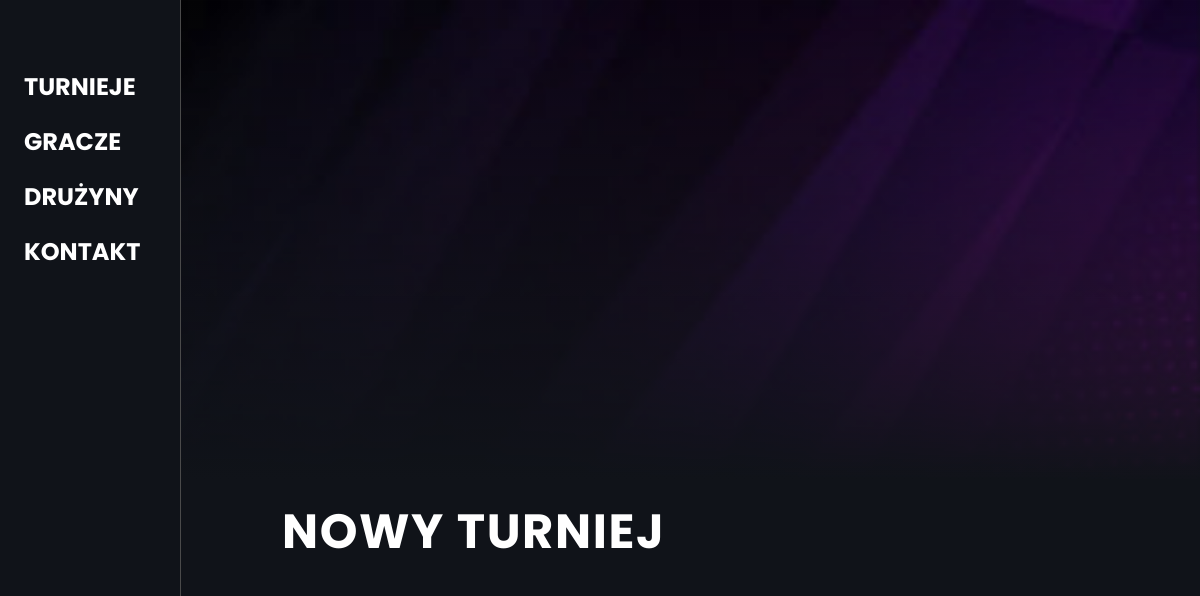
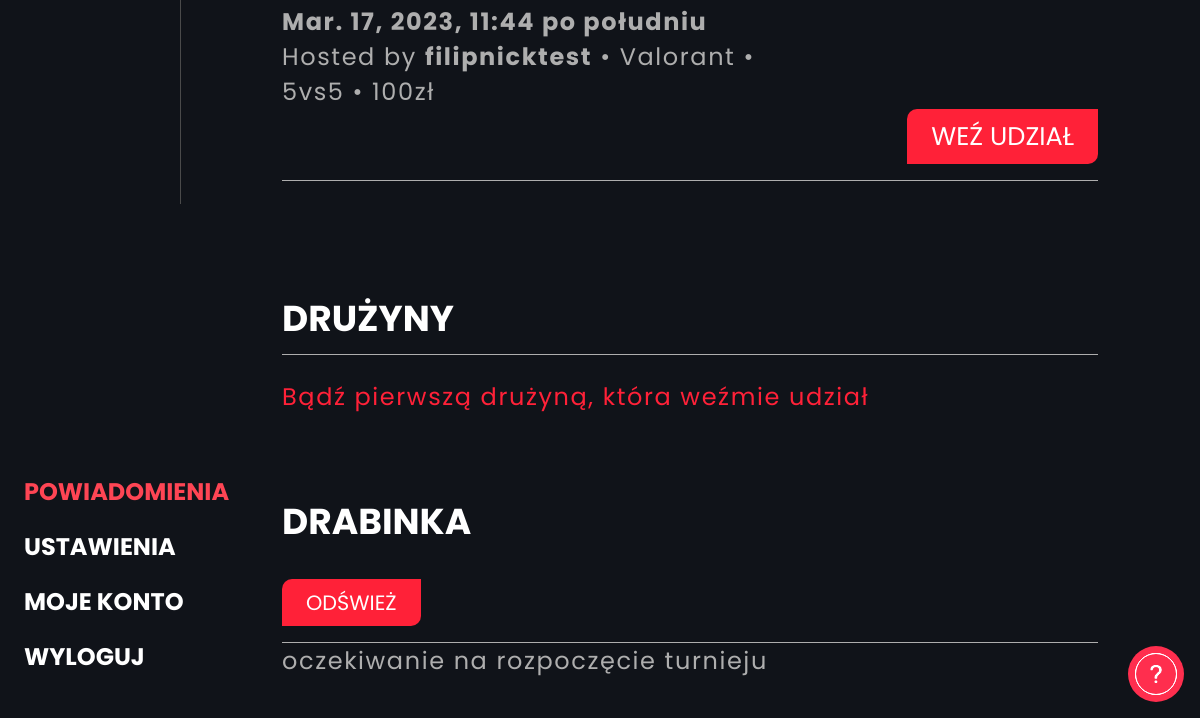
The app's page /tournament/Nowy turniej/ (signed in), older data (2 pictures, top to bottom).
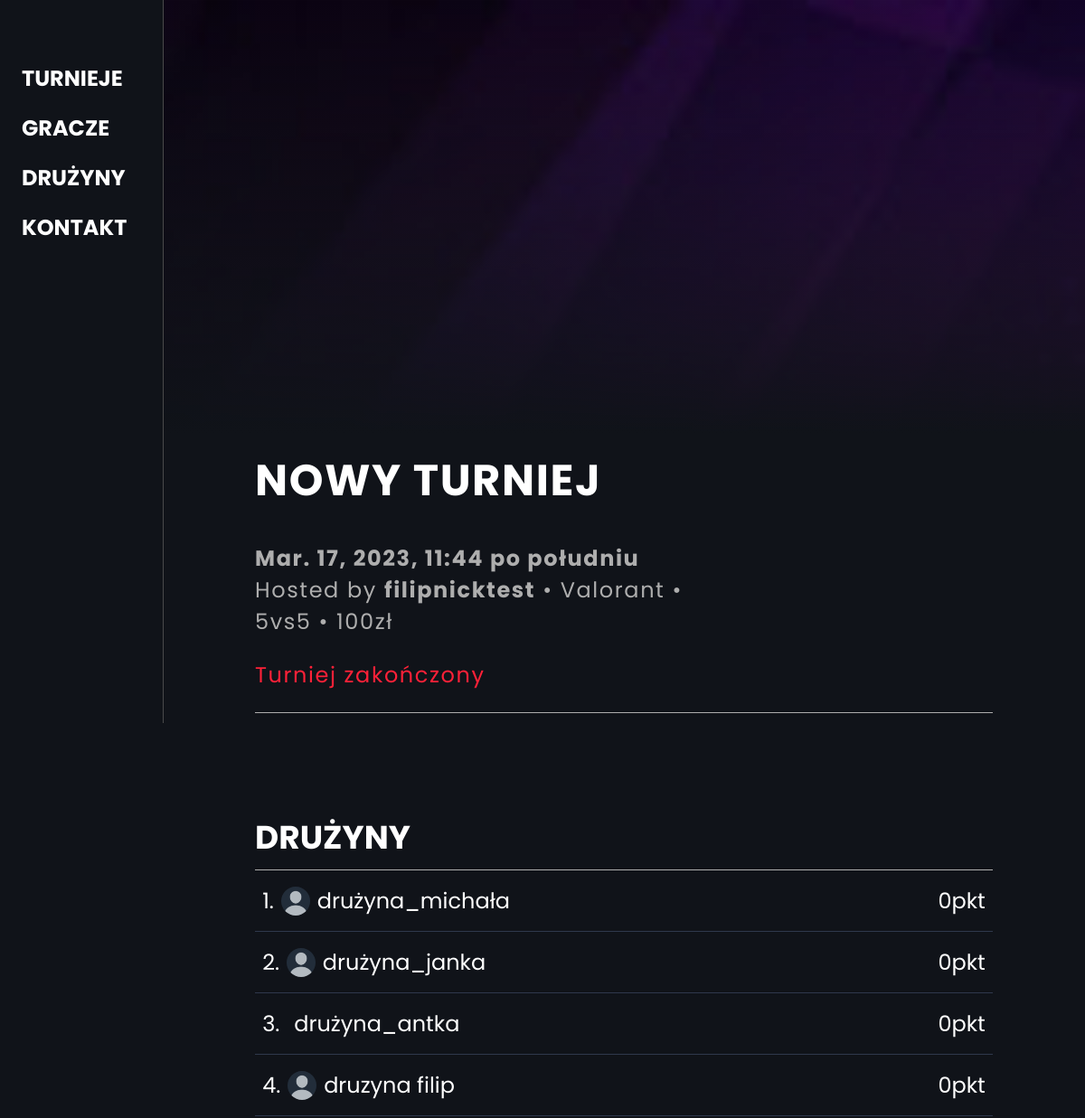
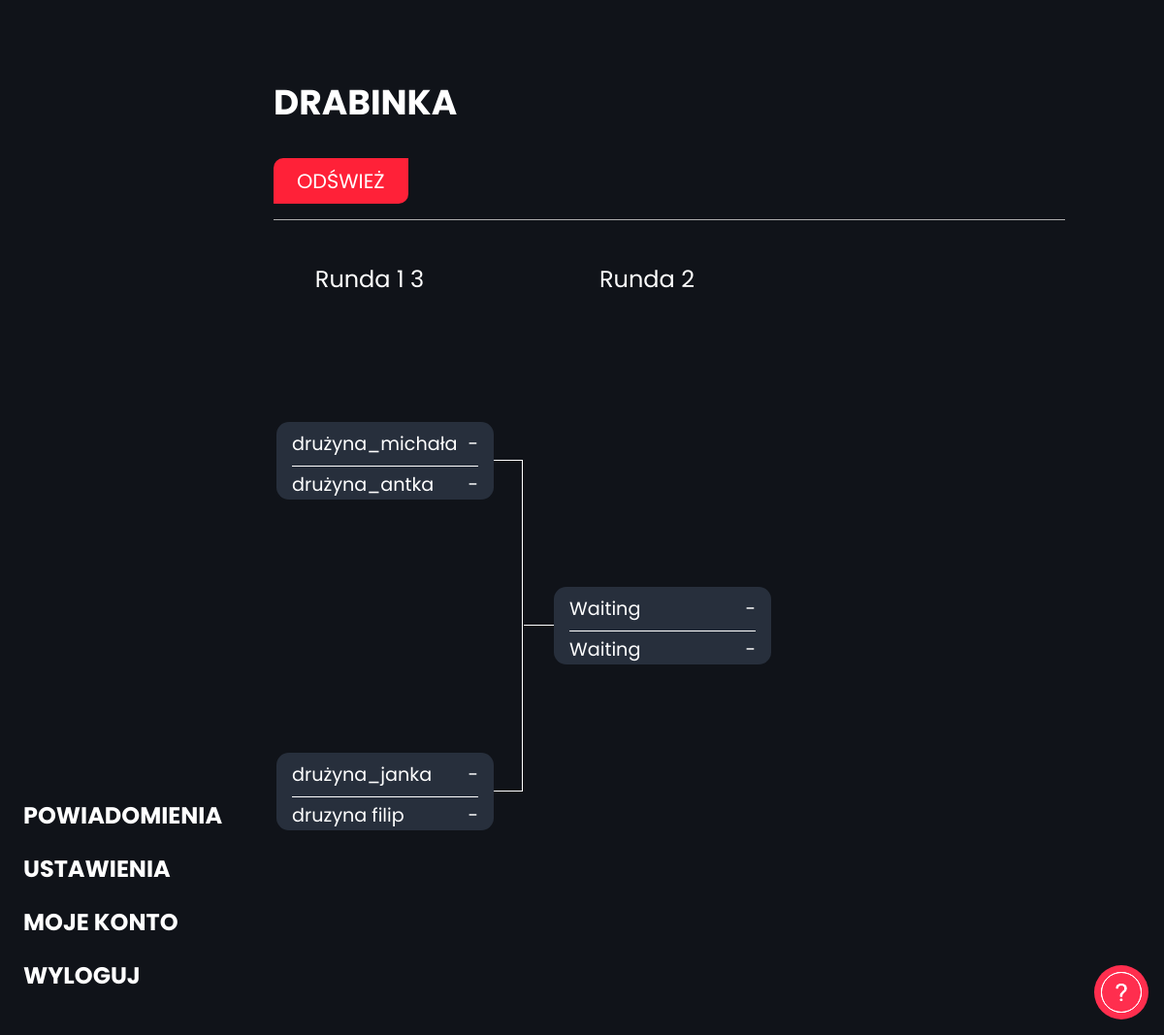
The same page, newer data (2 pictures, top to bottom).
### backend/models.py (models this page shows, shortened)
class Team(models.Model):
    nazwa = models.CharField(max_length=100)
    opis = models.CharField(max_length=200, null=True, blank=True)
    zdjecie = models.ImageField(upload_to='images/', null=True, blank=True, default="images/1.png")
    creator = models.EmailField()
    punkty = models.IntegerField(default=0)
    add_players = models.ManyToManyField('CustomUser', related_name="add_players", null=True, blank=True)
    waiting_list = models.ManyToManyField('CustomUser', related_name="waiting_list", null=True, blank=True)
    remove_players = models.ManyToManyField('CustomUser', related_name="remove_players", null=True, blank=True)
    volunteers = models.ManyToManyField('CustomUser', related_name="volunteers", null=True, blank=True)
    def __str__(self):
        return self.nazwa

class Rozgrywki(models.Model):
    nazwa_rozgrywki = models.CharField(max_length=100)
    nazwa_turnieju = models.CharField(max_length=100)
    druzyna1 = models.CharField(max_length=100, null=True, blank=True)
    druzyna2 = models.CharField(max_length=100, null=True, blank=True)
    winner = models.CharField(max_length=100, null=True, blank=True)
    mecz = models.IntegerField(null=True, blank=True)
    faza = models.IntegerField(null=True, blank=True)
    screen_druzyna1 = models.ImageField(upload_to='images/', null=True, blank=True)
    screen_druzyna2 = models.ImageField(upload_to='images/', null=True, blank=True)
    kto_wygral_druzyna1 = models.CharField(max_length=100, null=True, blank=True)
    kto_wygral_druzyna2 = models.CharField(max_length=100, null=True, blank=True)
    message = models.ManyToManyField('Message', null=True, blank=True)

### frontend/views.py (the view, shortened to what this page needs)
# urls.py: path("tournament/<tournamentname>/", tournament_site, name="tournament_site"),
def tournament_site(request, tournamentname):
    teams = []
    rozgrywki = Rozgrywki.objects.filter(nazwa_turnieju=tournamentname)
    tournament = Tournament.objects.get(nazwa=tournamentname)
    print("------------------"+str(int(math.log2(len(tournament.rozgrywki.all())+1) )))
    creator = CustomUser.objects.get(email=tournament.creator)
    template = loader.get_template('frontend/tournament.html')
    if request.user.is_authenticated:
        teams = Team.objects.filter(creator = request.user.email)
    rozgrywki = Rozgrywki.objects.filter(nazwa_turnieju=tournament.nazwa)
    context = {
        "tournament":tournament,
        "teams": teams,
        "rozgrywki": rozgrywki,
        "creator": creator,
        "zapisana_druzyna": None,
        "rozgrywki": None,
    }
    if request.user.is_authenticated:
        if rozgrywki != "":
            context["rozgrywki"]=rozgrywki
        context['teams']=teams
        for x in tournament.druzyny.all():
            if x.creator == request.user.email:
                context['zapisana_druzyna']=x
    return HttpResponse(template.render(context, request))

### backend/models.py (called while the page is built)
    def __str__(self):
        return self.username

    def __str__(self):
        return self.nazwa

### frontend/templatetags/post_tags.py (called while the page is built)
@register.simple_tag(takes_context=True)
def notification(context):
    user = context['user']
    if user.is_authenticated:
        powiadomienia = Powiadomienia.objects.filter(user=user)
        return powiadomienia.count()
    else:
        return "0"

@register.simple_tag(takes_context=True)
def notification_class(context):
    user = context['user']
    if user.is_authenticated:
        powiadomienia = Powiadomienia.objects.filter(user=user)
        if powiadomienia.count() > 0:
            return "redcolor"
        else:
            return ""
    else:
        return ""

### frontend/templates/frontend/tournament.html (shortened to what the changed rows need)
{% extends 'frontend/base.html' %}
{% block content %}
    <div id="t-container" class="tournament-detail-container">
        <div id="additionalbc">
        <div id="inner-wrapper">
            <h1 id="name" class="float-left">{{ tournament }}</h1>
            <div class="clear"><span class="grayed bold">{{ tournament.data }}</span></div>
            <div class="grayed grayednav"><div class="tourdetails">Hosted by <b></b> &#x2022; {{ tournament.rodzaj_gry }} &#x2022; {{ tournament.format_rozgrywek }}  &#x2022; {{ tournament.nagroda }}</div>
                {% if tournament.started == False %}
                {% if zapisana_druzyna is not None %}
                <form method="POST">
                    {% csrf_token %}
                    <input type="hidden" id="type" name="type" value="remove">
                    <input type="hidden" name="nazwa" value="{{zapisana_druzyna}}">
                    <div class="float-right tour-button"><button class="defaultbutton dblarge" type="submit">Zrezygnuj</button></div>
                </form>
                {% else %}
                <button id="show_teamsmobile" class="mobilehide defaultbutton dblarge" data-teams="{{teams}}">Weź udział</button>
                {% endif %}{% endif %}
            </div>
            {% if tournament.finished == True %}<p class="zapisana_druzyna">Turniej zakończony</p>{% else %}{% if tournament.started == True %}<div class="zapisana_druzyna green">Turniej trwa</div>{% endif %}{% endif %}
            <div id="tournament-nav"></div>
            <div id="tournament-content-detailed">
                <h2 class="hnomb">Drużyny</h2>
                <div id="tournament-nav"></div>
                {% for team in tournament.druzyny.all %}
                    <a href="{% url 'team_site' teamname=team.nazwa %}"><div class="players-list-div"><li><span></span>
                    {% if team.zdjecie %}<img src="{{ team.zdjecie.url }}" alt="">{% else %}<img src="https://ionicframework.com/docs/img/demos/avatar.svg" alt="">{% endif %}
                    <div>{{ team }}</div><div class="float-right">{{ team.punkty }}pkt</div></li></div></a>
                {% empty %}
                <p class="zapisana_druzyna">Bądź pierwszą drużyną, która weźmie udział</p>
                {% endfor %}
                <h2 class="hnomb2">Drabinka</h2>
                <button class="defaultbutton" id="refresh-btn">Odśwież</button>
                <div id="tournament-nav"></div>
                {% if tournament.started == False %}
                <div class="grayed mb5">oczekiwanie na rozpoczęcie turnieju</div>
                {% else %}
                {% if rozgrywki.all %}
                <div id="tablecont">
                <table>
                    <tr class="drabinka">
                        <td class="kolumna">
                            <div class="runda">Runda 1 {{ rozgrywki|length }}</div>
                            <div class="kolumna-mecze {% if rozgrywki|length > 8 %}extraround {% elif rozgrywki|length <= 4 %}fourfirst firstround{% else %} firstround{% endif %}">
                                {% for rozgrywka in rozgrywki %}
                                    {% if rozgrywka.faza == 0 %}
                                    <div class="mecz">
                                        <div class="team1">{{ rozgrywka.druzyna1 }}</div>
                                        <div class="meczwynik team1">{% if rozgrywka.winner == rozgrywka.druzyna1 %}1{% elif rozgrywka.winner == rozgrywka.druzyna2 %}0{% else %}-{% endif %}</div>
                                        <div class="team2">{{ rozgrywka.druzyna2 }}</div>
                                        <div class="meczwynik team2">{% if rozgrywka.winner == rozgrywka.druzyna1 %}0{% elif rozgrywka.winner == rozgrywka.druzyna2 %}1{% else %}-{% endif %}</div>
                                    </div>
                                    {% endif %}
                                {% endfor %}
                            </div>
                        </td>
                        <td class="kolumna">
                            <div class="runda">Runda 2</div>
                            <div class="kolumna-mecze secondround">
                                {% for rozgrywka in rozgrywki %}
                                    {% if rozgrywka.faza == 1 %}
                                    <div class="mecz {% if rozgrywki|length < 5 %}final{% endif %}">
                                        <div class="team1">{{ rozgrywka.druzyna1 }}</div>
                                        <div class="meczwynik team1">{% if rozgrywka.winner == rozgrywka.druzyna1 %}1{% elif rozgrywka.winner == rozgrywka.druzyna2 %}0{% else %}-{% endif %}</div>
                                        <div class="team2">{{ rozgrywka.druzyna2 }}</div>
                                        <div class="meczwynik team2">{% if rozgrywka.winner == rozgrywka.druzyna1 %}0{% elif rozgrywka.winner == rozgrywka.druzyna2 %}1{% else %}-{% endif %}</div>
                                    </div>
                                    {% endif %}
                                {% endfor %}
                            </div>
                        </td>
                    </tr>
                </table></div>
                {% endif %}
                {% endif %}
            </div>
        </div>
    </div>
    </div></div>
{% endblock %}

Row changes from the older to the newer data that the page shows:
changed Tournament "NOWY TURNIEJ": finished False → True (drawn); started False → True (drawn)
now on this page (row unchanged): Team: zdjecie (picture), nazwa "drużyna_michała", punkty "0"
now on this page (row unchanged): Team: zdjecie (picture), nazwa "drużyna_janka", punkty "0"
now on this page (row unchanged): Team: nazwa "drużyna_antka", punkty "0"
now on this page (row unchanged): Team: zdjecie (picture), nazwa "druzyna filip", punkty "0"
added Rozgrywki: druzyna1 "drużyna_michała", druzyna2 "drużyna_antka", shown under "DRABINKA"
added Rozgrywki: druzyna1 "drużyna_janka", druzyna2 "druzyna filip", shown under "DRABINKA"
added Rozgrywki: druzyna1 "Waiting", druzyna2 "Waiting"
Text that changed along with them:
{{ rozgrywki|length }}: (not shown) → "3"
text no longer shown: "WEŹ UDZIAŁ Bądź pierwszą drużyną, która weźmie udział oczekiwanie na rozpoczęcie turnieju"
text now shown: "Turniej zakończony Runda 1 Runda 2"
